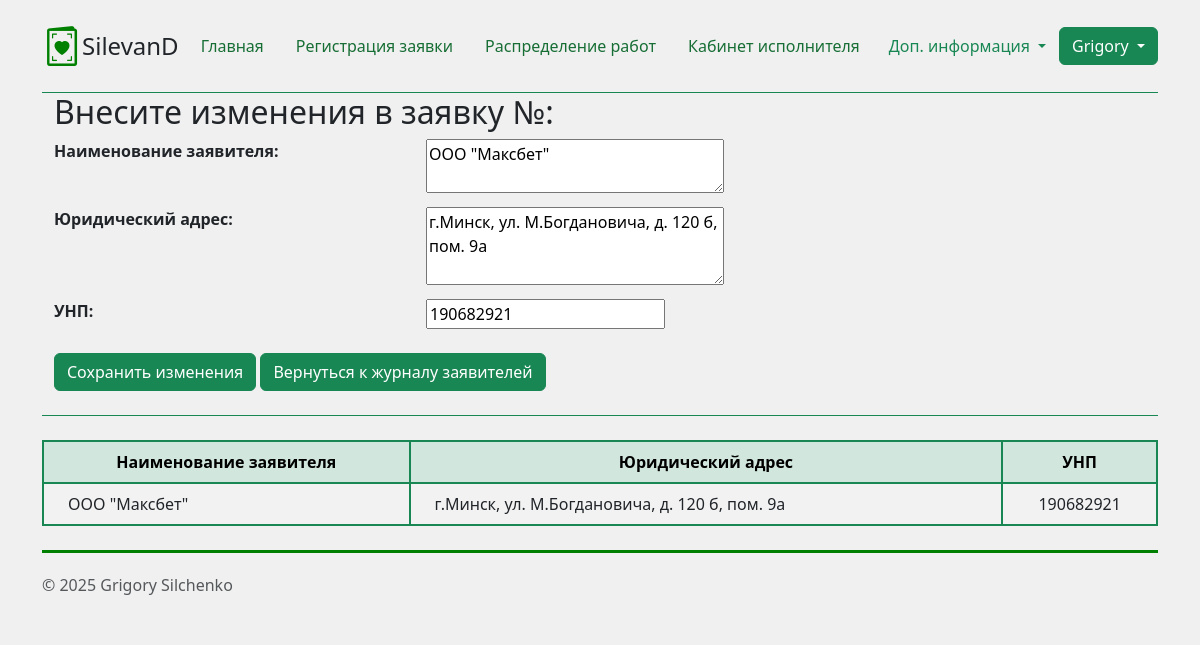
Screenshot of /declarant_change/1 (signed in) with the database file from the repository.
### application/models.py (models this page shows)
class Declarant(models.Model):
    name = models.CharField(max_length=200, verbose_name='Наименование заявителя')
    address = models.TextField(max_length=500, verbose_name='Юридический адрес')
    unp = models.IntegerField(verbose_name='УНП')
    def __str__(self):
        return self.name

### application/views.py (the view)
# urls.py: path('declarant_change/<int:pk>', views.declarant_change, name='declarant_change'),
@permission_required('application.change_declarant')
def declarant_change(request, pk):
    declarant_change = Declarant.objects.get(pk=pk)
    success_message = ''
    if request.method == 'POST':
        form = DeclarantInput(request.POST, instance=declarant_change)
        if form.is_valid():
            form.save()
            success_message = 'Данные заявителя успешно изменены!'
    else:
        form = DeclarantInput(instance=declarant_change)
    context = (
        {
            'form': form,
            'declarant': declarant_change,
            'success_message': success_message
        }
    )
    return render(request, 'declarant_change.html', context)

### application/forms.py
class DeclarantInput(forms.ModelForm):
    class Meta:
        model = Declarant
        fields = '__all__'
        widgets = {
            'name': forms.Textarea(attrs={'cols':30, 'rows': 2}),
            'address': forms.Textarea(attrs={'cols': 30, 'rows': 3})
        }

### application/templates/declarant_change.html (shortened to what this page needs)
{% extends "base.html" %}
{% block page_content %}
<div class="container">
    <div class="border-bottom border-success">
        <div class="container">
            <h2>Внесите изменения в заявку №{{ applications }}:</h2>
            <form action="{% url 'declarant_change' declarant.pk %}" method="post">
                <dl class="row">
                {% for field in form %}
                    <dt class="col-sm-4">{{ field.label_tag }}</dt>
                    <dd class="col-sm-8">{{ field }}</dd>
                {% endfor %}
                </dl>
                <button type="submit" class="btn btn-success">Сохранить изменения</button>
                <a href="{% url 'declarant' %}" class="btn btn-success">Вернуться к журналу заявителей</a>
            </form>
            <br>
        </div>
    </div>
    <br>
    <table class="table table-hover table-striped table-bordered border-2 border-success text-center">
      <thead class="table table-success table-bordered border-success align-middle">
        <tr>
          <th scope="col">Наименование заявителя</th>
          <th scope="col">Юридический адрес</th>
          <th scope="col">УНП</th>
        </tr>
      </thead>
      <tbody>
        <tr>
          <td class="text-start ps-4">{{ declarant }}</td>
          <td class="text-start ps-4">{{ declarant.address }}</td>
          <td>{{ declarant.unp }}</td>
        </tr>
      </tbody>
    </table>
</div>
{% endblock %}

### templates/base.html (shortened to what this page needs)
<!doctype html>
<html lang="ru">
  <head>
    <link href="https://cdn.jsdelivr.net/npm/bootstrap@5.3.0/dist/css/bootstrap.min.css" rel="stylesheet">
    <link rel="stylesheet" href="https://cdn.jsdelivr.net/npm/bootstrap-icons/font/bootstrap-icons.css">
  </head>
  <body style="background-color: #f0f0f0;">
    <div class="container">
      <header class="d-flex flex-wrap justify-content-center align-items-center py-3 border-bottom border-success">
        <a href="/" class="d-flex align-items-center mb-3 mb-md-0 me-md-auto text-dark text-decoration-none">
          <i class="bi bi-valentine2" style="font-size: 40px; color: green;"></i>
          <span class="fs-4">SilevanD</span>
        </a>
        <ul class="nav nav-pills">
          <li class="nav-item"><a href="{% url 'home' %}" class="nav-link" aria-current="page">Главная</a></li>
          <li class="nav-item"><a href="{% url 'application' %}" class="nav-link">Регистрация заявки</a></li>
          <li class="nav-item"><a href="{% url 'distribution' %}" class="nav-link">Распределение работ</a></li>
          <li class="nav-item"><a href="{% url 'act_creation' %}" class="nav-link">Кабинет исполнителя</a></li>
        </ul>
        <div class="dropdown">
          <button class="btn text-success dropdown-toggle" type="button" data-bs-toggle="dropdown" aria-expanded="false">
            Доп. информация
          </button>
        </div>
        <div class="d-flex align-items-center">
          {% if request.user.is_authenticated %}
            <div class="dropdown">
              <button class="btn btn-success dropdown-toggle" type="button" id="dropdownLogout" data-bs-toggle="dropdown" aria-expanded="false">
                {{ request.user.get_full_name|default:request.user.username }}
              </button>
            </div>
          {% else %}
            <a class="btn btn-outline-success" href="{% url 'login' %}">Войти</a>
          {% endif %}
        </div>
      </header>
    </div>
    {% block page_content %}
    {% endblock %}
    <div class="container">
      <footer class="d-flex flex-wrap justify-content-between align-items-center py-3 my-4" style="border-top: 3px solid green; margin: 0;">
        <p class="col-md-4 mb-0 text-body-secondary">© 2025 Grigory Silchenko</p>
        <a href="/" class="col-md-4 d-flex align-items-center justify-content-center mb-3 mb-md-0 me-md-auto
        link-body-emphasis text-decoration-none" aria-label="Bootstrap">
          <svg class="bi me-2" width="40" height="32" aria-hidden="true"><use xlink:href="#bootstrap"></use></svg>
        </a>
      </footer>
    </div>
  </body>
</html>

### templates/base.html (style rules this page uses)
.nav-link { background-color: #f0f0f0; color: #176e35; }
.table-bordered, .table-bordered th, .table-bordered td { border: 1px solid #198754 !important; }
.table { border-collapse: separate; border-spacing: 0; }

### rows the page displays
Declarant: form "ООО \"Максбет\"" "г.Минск, ул. М.Богдановича, д. 120 б, пом. 9а" "190682921", name "ООО \"Максбет\"", address "г.Минск, ул. М.Богдановича, д. 120 б, пом. 9а", unp "190682921"

### other values shown
{{ request.user.get_full_name|default:request.user.username }} "Grigory"
{{ field.label_tag }} "Наименование заявителя:" "Юридический адрес:" "УНП:"
